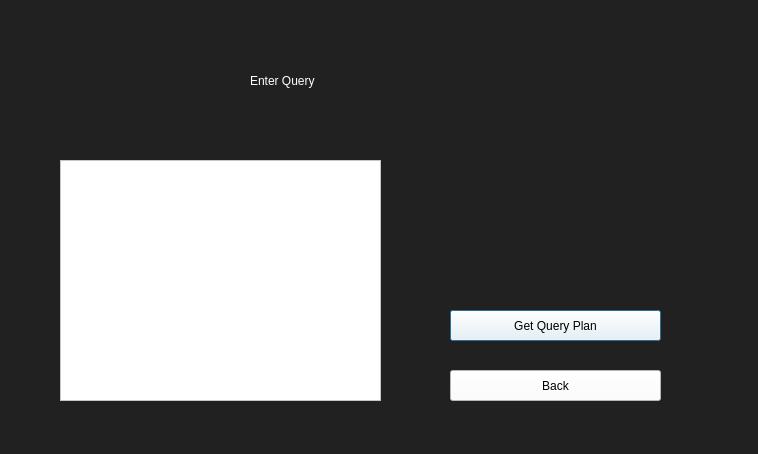
<?xml version="1.0" encoding="UTF-8"?>
<ui version="4.0">
 <class>QueryScreen</class>
 <widget class="QDialog" name="QueryScreen">
  <property name="geometry">
   <rect>
    <x>0</x>
    <y>0</y>
    <width>758</width>
    <height>454</height>
   </rect>
  </property>
  <property name="windowTitle">
   <string>Dialog</string>
  </property>
  <property name="styleSheet">
   <string notr="true">background-color: rgb(33, 33, 33)</string>
  </property>
  <widget class="QLabel" name="titleText">
   <property name="geometry">
    <rect>
     <x>250</x>
     <y>40</y>
     <width>321</width>
     <height>81</height>
    </rect>
   </property>
   <property name="styleSheet">
    <string notr="true">font: 36pt &quot;MS Shell Dlg 2&quot;; color:rgb(255, 255, 255)</string>
   </property>
   <property name="text">
    <string>Enter Query</string>
   </property>
  </widget>
  <widget class="QPushButton" name="submitButton">
   <property name="geometry">
    <rect>
     <x>450</x>
     <y>310</y>
     <width>211</width>
     <height>31</height>
    </rect>
   </property>
   <property name="styleSheet">
    <string notr="true">background-color:rgb(255, 255, 255);
font: 14pt &quot;MS Shell Dlg 2&quot;</string>
   </property>
   <property name="text">
    <string>Get Query Plan</string>
   </property>
  </widget>
  <widget class="QPushButton" name="backButton">
   <property name="geometry">
    <rect>
     <x>450</x>
     <y>370</y>
     <width>211</width>
     <height>31</height>
    </rect>
   </property>
   <property name="styleSheet">
    <string notr="true">background-color:rgb(255, 255, 255);
font: 14pt &quot;MS Shell Dlg 2&quot;</string>
   </property>
   <property name="text">
    <string>Back</string>
   </property>
  </widget>
  <widget class="QTextEdit" name="queryInput">
   <property name="geometry">
    <rect>
     <x>60</x>
     <y>160</y>
     <width>321</width>
     <height>241</height>
    </rect>
   </property>
   <property name="styleSheet">
    <string notr="true">background-color: #FFFFFF</string>
   </property>
   <property name="html">
    <string>&lt;!DOCTYPE HTML PUBLIC &quot;-//W3C//DTD HTML 4.0//EN&quot; &quot;http://www.w3.org/TR/REC-html40/strict.dtd&quot;&gt;
&lt;html&gt;&lt;head&gt;&lt;meta name=&quot;qrichtext&quot; content=&quot;1&quot; /&gt;&lt;style type=&quot;text/css&quot;&gt;
p, li { white-space: pre-wrap; }
&lt;/style&gt;&lt;/head&gt;&lt;body style=&quot; font-family:'MS Shell Dlg 2'; font-size:8pt; font-weight:400; font-style:normal;&quot;&gt;
&lt;p style=&quot;-qt-paragraph-type:empty; margin-top:0px; margin-bottom:0px; margin-left:0px; margin-right:0px; -qt-block-indent:0; text-indent:0px;&quot;&gt;&lt;br /&gt;&lt;/p&gt;&lt;/body&gt;&lt;/html&gt;</string>
   </property>
  </widget>
  <widget class="QLabel" name="errorMessage">
   <property name="geometry">
    <rect>
     <x>450</x>
     <y>160</y>
     <width>201</width>
     <height>131</height>
    </rect>
   </property>
   <property name="styleSheet">
    <string notr="true">color: #FF0000</string>
   </property>
   <property name="text">
    <string/>
   </property>
   <property name="wordWrap">
    <bool>true</bool>
   </property>
  </widget>
 </widget>
 <resources/>
 <connections/>
</ui>
